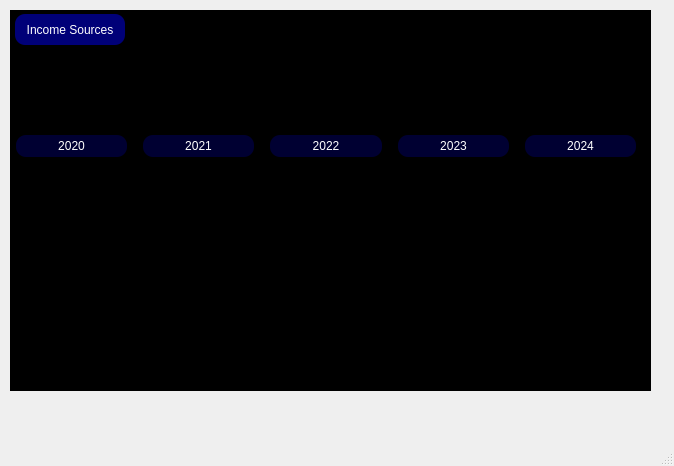
<?xml version="1.0" encoding="UTF-8"?>
<ui version="4.0">
 <class>MainWindow</class>
 <widget class="QMainWindow" name="MainWindow">
  <property name="geometry">
   <rect>
    <x>0</x>
    <y>0</y>
    <width>674</width>
    <height>466</height>
   </rect>
  </property>
  <property name="windowTitle">
   <string>MainWindow</string>
  </property>
  <property name="styleSheet">
   <string notr="true">QMainWindow{
  background-color:RGB(0,0,0);
}</string>
  </property>
  <widget class="QWidget" name="centralwidget">
   <widget class="QWidget" name="widget" native="true">
    <property name="geometry">
     <rect>
      <x>10</x>
      <y>10</y>
      <width>641</width>
      <height>381</height>
     </rect>
    </property>
    <property name="styleSheet">
     <string notr="true">QWidget{
 color:whithe; background-color: black;
}</string>
    </property>
    <widget class="QWidget" name="horizontalLayoutWidget">
     <property name="geometry">
      <rect>
       <x>0</x>
       <y>120</y>
       <width>632</width>
       <height>32</height>
      </rect>
     </property>
     <layout class="QHBoxLayout" name="horizontalLayout">
      <property name="leftMargin">
       <number>1</number>
      </property>
      <property name="rightMargin">
       <number>1</number>
      </property>
      <item>
       <widget class="QPushButton" name="pushButton">
        <property name="enabled">
         <bool>true</bool>
        </property>
        <property name="styleSheet">
         <string notr="true">QPushButton{
					margin: 5px;
                          background-color: rgb(0,0,50);
                          border-style: inset;
                          color: white;
                          border-radius: 10px;
                          border-color: beige;
                          font: bold 14p;
                          min-width: 10em;
                          padding: 5px;}
QPushButton:pressed{
					margin: 5px;
                          background-color: white;
                          border-style: inset;
                          color: black;
                          border-radius: 10px;
                          border-color: beige;
                          font: bold 14p;
                          min-width: 10em;
                          padding: 5px;}</string>
        </property>
        <property name="text">
         <string>2020</string>
        </property>
       </widget>
      </item>
      <item>
       <widget class="QPushButton" name="pushButton_2">
        <property name="enabled">
         <bool>true</bool>
        </property>
        <property name="styleSheet">
         <string notr="true">QPushButton{
					margin: 5px;
                          background-color: rgb(0,0,50);
                          border-style: inset;
                          color: white;
                          border-radius: 10px;
                          border-color: beige;
                          font: bold 14p;
                          min-width: 10em;
                          padding: 5px;}
QPushButton:pressed{
					margin: 5px;
                          background-color: white;
                          border-style: inset;
                          color: black;
                          border-radius: 10px;
                          border-color: beige;
                          font: bold 14p;
                          min-width: 10em;
                          padding: 5px;}</string>
        </property>
        <property name="text">
         <string>2021</string>
        </property>
       </widget>
      </item>
      <item>
       <widget class="QPushButton" name="pushButton_5">
        <property name="enabled">
         <bool>true</bool>
        </property>
        <property name="styleSheet">
         <string notr="true">QPushButton{
					margin: 5px;
                          background-color: rgb(0,0,50);
                          border-style: inset;
                          color: white;
                          border-radius: 10px;
                          border-color: beige;
                          font: bold 14p;
                          min-width: 10em;
                          padding: 5px;}
QPushButton:pressed{
					margin: 5px;
                          background-color: white;
                          border-style: inset;
                          color: black;
                          border-radius: 10px;
                          border-color: beige;
                          font: bold 14p;
                          min-width: 10em;
                          padding: 5px;}</string>
        </property>
        <property name="text">
         <string>2022</string>
        </property>
       </widget>
      </item>
      <item>
       <widget class="QPushButton" name="pushButton_6">
        <property name="enabled">
         <bool>true</bool>
        </property>
        <property name="styleSheet">
         <string notr="true">QPushButton{
					margin: 5px;
                          background-color: rgb(0,0,50);
                          border-style: inset;
                          color: white;
                          border-radius: 10px;
                          border-color: beige;
                          font: bold 14p;
                          min-width: 10em;
                          padding: 5px;}
QPushButton:pressed{
					margin: 5px;
                          background-color: white;
                          border-style: inset;
                          color: black;
                          border-radius: 10px;
                          border-color: beige;
                          font: bold 14p;
                          min-width: 10em;
                          padding: 5px;}</string>
        </property>
        <property name="text">
         <string>2023</string>
        </property>
       </widget>
      </item>
      <item>
       <widget class="QPushButton" name="pushButton_7">
        <property name="enabled">
         <bool>true</bool>
        </property>
        <property name="styleSheet">
         <string notr="true">QPushButton{
					margin: 5px;
                          background-color: rgb(0,0,50);
                          border-style: inset;
                          color: white;
                          border-radius: 10px;
                          border-color: beige;
                          font: bold 14p;
                          min-width: 10em;
                          padding: 5px;}
QPushButton:pressed{
					margin: 5px;
                          background-color: white;
                          border-style: inset;
                          color: black;
                          border-radius: 10px;
                          border-color: beige;
                          font: bold 14p;
                          min-width: 10em;
                          padding: 5px;}</string>
        </property>
        <property name="text">
         <string>2024</string>
        </property>
       </widget>
      </item>
     </layout>
    </widget>
    <widget class="QPushButton" name="pushButton_3">
     <property name="enabled">
      <bool>true</bool>
     </property>
     <property name="geometry">
      <rect>
       <x>0</x>
       <y>-1</y>
       <width>120</width>
       <height>41</height>
      </rect>
     </property>
     <property name="styleSheet">
      <string notr="true">QPushButton{
					margin: 5px;
                          background-color: rgb(0,0,120);
                          border-style: inset;
                          color: white;
                          border-radius: 10px;
                          border-color: beige;
                          font: bold 14p;
                          min-width: 10em;
                          padding: 5px;}
QPushButton:pressed{
					margin: 5px;
                          background-color: white;
                          border-style: inset;
                          color: black;
                          border-radius: 10px;
                          border-color: beige;
                          font: bold 14p;
                          min-width: 10em;
                          padding: 5px;}</string>
     </property>
     <property name="text">
      <string>Income Sources</string>
     </property>
    </widget>
    <widget class="QLabel" name="label">
     <property name="geometry">
      <rect>
       <x>20</x>
       <y>40</y>
       <width>141</width>
       <height>61</height>
      </rect>
     </property>
     <property name="styleSheet">
      <string notr="true">QLable{color:white;}</string>
     </property>
     <property name="text">
      <string>Some not intresting text about somethink  that nobody will read</string>
     </property>
     <property name="wordWrap">
      <bool>true</bool>
     </property>
    </widget>
   </widget>
  </widget>
  <widget class="QMenuBar" name="menubar">
   <property name="geometry">
    <rect>
     <x>0</x>
     <y>0</y>
     <width>674</width>
     <height>18</height>
    </rect>
   </property>
  </widget>
  <widget class="QStatusBar" name="statusbar"/>
 </widget>
 <resources/>
 <connections/>
</ui>
